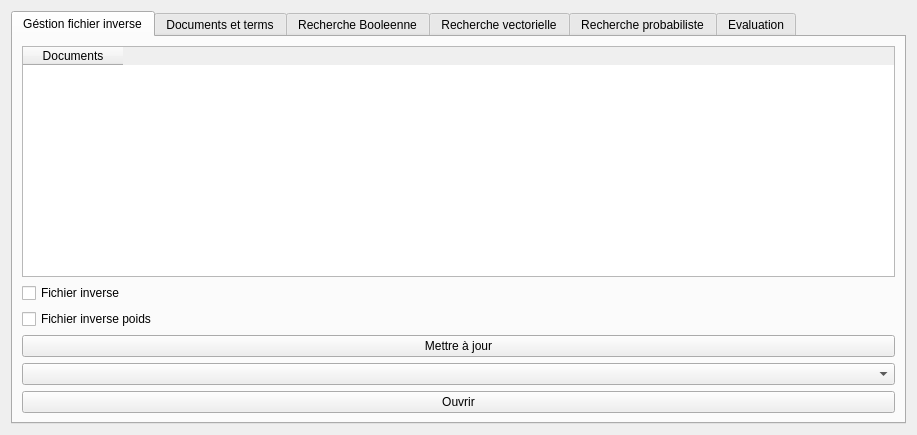
<?xml version="1.0" encoding="UTF-8"?>
<ui version="4.0">
 <class>Form</class>
 <widget class="QWidget" name="Form">
  <property name="geometry">
   <rect>
    <x>0</x>
    <y>0</y>
    <width>917</width>
    <height>435</height>
   </rect>
  </property>
  <property name="windowTitle">
   <string>Form</string>
  </property>
  <layout class="QHBoxLayout" name="horizontalLayout">
   <item>
    <layout class="QHBoxLayout" name="horizontalLayout_3">
     <item>
      <widget class="QTabWidget" name="tabWidget">
       <property name="maximumSize">
        <size>
         <width>16777215</width>
         <height>16777215</height>
        </size>
       </property>
       <property name="currentIndex">
        <number>0</number>
       </property>
       <widget class="QWidget" name="tab_5">
        <attribute name="title">
         <string>Géstion fichier inverse</string>
        </attribute>
        <layout class="QVBoxLayout" name="verticalLayout_14">
         <item>
          <layout class="QVBoxLayout" name="verticalLayout_13">
           <item>
            <widget class="QTableWidget" name="tableWidget_7">
             <property name="maximumSize">
              <size>
               <width>16777215</width>
               <height>300</height>
              </size>
             </property>
             <column>
              <property name="text">
               <string>Documents</string>
              </property>
             </column>
            </widget>
           </item>
           <item>
            <widget class="QCheckBox" name="checkBox_2">
             <property name="text">
              <string>Fichier inverse</string>
             </property>
            </widget>
           </item>
           <item>
            <widget class="QCheckBox" name="checkBox">
             <property name="text">
              <string>Fichier inverse poids</string>
             </property>
            </widget>
           </item>
           <item>
            <widget class="QPushButton" name="pushButton_6">
             <property name="text">
              <string>Mettre à jour</string>
             </property>
            </widget>
           </item>
           <item>
            <widget class="QComboBox" name="comboBox_3"/>
           </item>
           <item>
            <widget class="QPushButton" name="pushButton_7">
             <property name="text">
              <string>Ouvrir</string>
             </property>
            </widget>
           </item>
          </layout>
         </item>
        </layout>
       </widget>
       <widget class="QWidget" name="tab">
        <attribute name="title">
         <string>Documents et terms</string>
        </attribute>
        <layout class="QHBoxLayout" name="horizontalLayout_4">
         <item>
          <layout class="QVBoxLayout" name="verticalLayout">
           <item>
            <layout class="QHBoxLayout" name="horizontalLayout_6">
             <item>
              <widget class="QLabel" name="label">
               <property name="maximumSize">
                <size>
                 <width>70</width>
                 <height>16777215</height>
                </size>
               </property>
               <property name="text">
                <string>Terme:</string>
               </property>
              </widget>
             </item>
             <item>
              <widget class="QTextEdit" name="textEdit_2">
               <property name="sizePolicy">
                <sizepolicy hsizetype="Minimum" vsizetype="Minimum">
                 <horstretch>0</horstretch>
                 <verstretch>0</verstretch>
                </sizepolicy>
               </property>
               <property name="maximumSize">
                <size>
                 <width>16777215</width>
                 <height>24</height>
                </size>
               </property>
              </widget>
             </item>
             <item>
              <widget class="QPushButton" name="pushButton">
               <property name="maximumSize">
                <size>
                 <width>70</width>
                 <height>16777215</height>
                </size>
               </property>
               <property name="text">
                <string>Recherche</string>
               </property>
              </widget>
             </item>
            </layout>
           </item>
           <item>
            <widget class="QLabel" name="label_13">
             <property name="text">
              <string>Résultat:</string>
             </property>
            </widget>
           </item>
           <item>
            <widget class="QTableWidget" name="tableWidget">
             <column>
              <property name="text">
               <string>Documents</string>
              </property>
             </column>
             <column>
              <property name="text">
               <string>Fréquences</string>
              </property>
             </column>
             <column>
              <property name="text">
               <string>Poids</string>
              </property>
             </column>
            </widget>
           </item>
           <item>
            <layout class="QHBoxLayout" name="horizontalLayout_5">
             <item>
              <widget class="QLabel" name="label_2">
               <property name="maximumSize">
                <size>
                 <width>70</width>
                 <height>16777215</height>
                </size>
               </property>
               <property name="text">
                <string>Document:</string>
               </property>
              </widget>
             </item>
             <item>
              <widget class="QTextEdit" name="textEdit">
               <property name="sizePolicy">
                <sizepolicy hsizetype="Minimum" vsizetype="Expanding">
                 <horstretch>0</horstretch>
                 <verstretch>0</verstretch>
                </sizepolicy>
               </property>
               <property name="maximumSize">
                <size>
                 <width>16777215</width>
                 <height>30</height>
                </size>
               </property>
              </widget>
             </item>
             <item>
              <widget class="QPushButton" name="pushButton_2">
               <property name="maximumSize">
                <size>
                 <width>70</width>
                 <height>16777215</height>
                </size>
               </property>
               <property name="text">
                <string>Recherche</string>
               </property>
              </widget>
             </item>
            </layout>
           </item>
           <item>
            <widget class="QLabel" name="label_12">
             <property name="text">
              <string>Résultat:</string>
             </property>
            </widget>
           </item>
           <item>
            <widget class="QTableWidget" name="tableWidget_2">
             <column>
              <property name="text">
               <string>Terms</string>
              </property>
             </column>
             <column>
              <property name="text">
               <string>Fréquences</string>
              </property>
             </column>
             <column>
              <property name="text">
               <string>Poids</string>
              </property>
             </column>
            </widget>
           </item>
          </layout>
         </item>
        </layout>
       </widget>
       <widget class="QWidget" name="tab_2">
        <attribute name="title">
         <string>Recherche Booleenne</string>
        </attribute>
        <layout class="QVBoxLayout" name="verticalLayout_3">
         <item>
          <layout class="QVBoxLayout" name="verticalLayout_2">
           <item>
            <layout class="QHBoxLayout" name="horizontalLayout_2">
             <item>
              <widget class="QLabel" name="label_3">
               <property name="text">
                <string>Requete booleenne:</string>
               </property>
              </widget>
             </item>
             <item>
              <widget class="QTextEdit" name="textEdit_3">
               <property name="maximumSize">
                <size>
                 <width>16777215</width>
                 <height>24</height>
                </size>
               </property>
              </widget>
             </item>
             <item>
              <widget class="QPushButton" name="pushButton_3">
               <property name="maximumSize">
                <size>
                 <width>70</width>
                 <height>16777215</height>
                </size>
               </property>
               <property name="text">
                <string>Recherche</string>
               </property>
              </widget>
             </item>
            </layout>
           </item>
          </layout>
         </item>
         <item>
          <widget class="QLabel" name="label_11">
           <property name="text">
            <string>Résultat:</string>
           </property>
          </widget>
         </item>
         <item>
          <widget class="QTableWidget" name="tableWidget_3">
           <column>
            <property name="text">
             <string>Documents</string>
            </property>
           </column>
          </widget>
         </item>
         <item>
          <layout class="QHBoxLayout" name="horizontalLayout_7"/>
         </item>
        </layout>
       </widget>
       <widget class="QWidget" name="tab_3">
        <attribute name="title">
         <string>Recherche vectorielle</string>
        </attribute>
        <layout class="QVBoxLayout" name="verticalLayout_5">
         <item>
          <layout class="QVBoxLayout" name="verticalLayout_4">
           <item>
            <layout class="QHBoxLayout" name="horizontalLayout_9">
             <item>
              <widget class="QLabel" name="label_4">
               <property name="maximumSize">
                <size>
                 <width>100</width>
                 <height>16777215</height>
                </size>
               </property>
               <property name="text">
                <string>Choix de la formule:</string>
               </property>
              </widget>
             </item>
             <item>
              <widget class="QComboBox" name="comboBox"/>
             </item>
            </layout>
           </item>
           <item>
            <layout class="QHBoxLayout" name="horizontalLayout_11">
             <item>
              <widget class="QLabel" name="label_5">
               <property name="maximumSize">
                <size>
                 <width>70</width>
                 <height>16777215</height>
                </size>
               </property>
               <property name="text">
                <string>Requete:</string>
               </property>
              </widget>
             </item>
             <item>
              <widget class="QTextEdit" name="textEdit_4">
               <property name="maximumSize">
                <size>
                 <width>16777215</width>
                 <height>24</height>
                </size>
               </property>
              </widget>
             </item>
             <item>
              <widget class="QPushButton" name="pushButton_4">
               <property name="text">
                <string>Recherche</string>
               </property>
              </widget>
             </item>
            </layout>
           </item>
          </layout>
         </item>
         <item>
          <widget class="QLabel" name="label_10">
           <property name="text">
            <string>Résultat:</string>
           </property>
          </widget>
         </item>
         <item>
          <widget class="QTableWidget" name="tableWidget_4">
           <column>
            <property name="text">
             <string>Documents</string>
            </property>
           </column>
           <column>
            <property name="text">
             <string>Similarité</string>
            </property>
           </column>
          </widget>
         </item>
         <item>
          <layout class="QHBoxLayout" name="horizontalLayout_10"/>
         </item>
        </layout>
       </widget>
       <widget class="QWidget" name="tab_4">
        <attribute name="title">
         <string>Recherche probabiliste</string>
        </attribute>
        <layout class="QVBoxLayout" name="verticalLayout_12">
         <item>
          <layout class="QVBoxLayout" name="verticalLayout_6">
           <item>
            <layout class="QHBoxLayout" name="horizontalLayout_12">
             <item>
              <widget class="QLabel" name="label_6">
               <property name="maximumSize">
                <size>
                 <width>100</width>
                 <height>16777215</height>
                </size>
               </property>
               <property name="text">
                <string>Choix de la formule:</string>
               </property>
              </widget>
             </item>
             <item>
              <widget class="QComboBox" name="comboBox_2"/>
             </item>
            </layout>
           </item>
           <item>
            <layout class="QHBoxLayout" name="horizontalLayout_13">
             <item>
              <widget class="QLabel" name="label_7">
               <property name="maximumSize">
                <size>
                 <width>70</width>
                 <height>16777215</height>
                </size>
               </property>
               <property name="text">
                <string>Requete:</string>
               </property>
              </widget>
             </item>
             <item>
              <widget class="QTextEdit" name="textEdit_5">
               <property name="maximumSize">
                <size>
                 <width>16777215</width>
                 <height>24</height>
                </size>
               </property>
              </widget>
             </item>
             <item>
              <widget class="QPushButton" name="pushButton_5">
               <property name="text">
                <string>Recherche</string>
               </property>
              </widget>
             </item>
            </layout>
           </item>
          </layout>
         </item>
         <item>
          <widget class="QLabel" name="label_9">
           <property name="text">
            <string>Résultat Vectoriel:</string>
           </property>
          </widget>
         </item>
         <item>
          <widget class="QTableWidget" name="tableWidget_5">
           <column>
            <property name="text">
             <string>Documents</string>
            </property>
           </column>
           <column>
            <property name="text">
             <string>Similarité</string>
            </property>
           </column>
           <column>
            <property name="text">
             <string>Echantillon</string>
            </property>
           </column>
          </widget>
         </item>
         <item>
          <widget class="QLabel" name="label_8">
           <property name="text">
            <string>Résultat probabiliste:</string>
           </property>
          </widget>
         </item>
         <item>
          <widget class="QPushButton" name="pushButton_8">
           <property name="text">
            <string>PushButton</string>
           </property>
          </widget>
         </item>
         <item>
          <widget class="QTableWidget" name="tableWidget_6">
           <column>
            <property name="text">
             <string>Documents</string>
            </property>
           </column>
           <column>
            <property name="text">
             <string>Similarité</string>
            </property>
           </column>
          </widget>
         </item>
        </layout>
       </widget>
       <widget class="QWidget" name="tab_6">
        <attribute name="title">
         <string>Evaluation</string>
        </attribute>
       </widget>
      </widget>
     </item>
    </layout>
   </item>
  </layout>
 </widget>
 <resources/>
 <connections/>
</ui>
